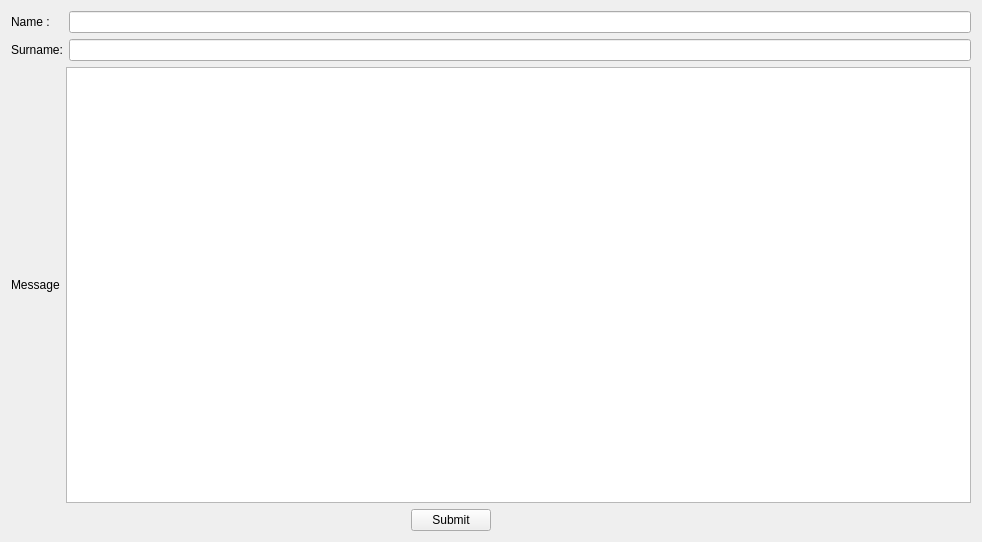
<?xml version="1.0" encoding="UTF-8"?>
<ui version="4.0">
 <class>Widget</class>
 <widget class="QWidget" name="Widget">
  <property name="geometry">
   <rect>
    <x>0</x>
    <y>0</y>
    <width>982</width>
    <height>542</height>
   </rect>
  </property>
  <property name="mouseTracking">
   <bool>false</bool>
  </property>
  <property name="windowTitle">
   <string>Widget</string>
  </property>
  <layout class="QVBoxLayout" name="verticalLayout_2">
   <item>
    <layout class="QVBoxLayout" name="verticalLayout">
     <item>
      <layout class="QHBoxLayout" name="horizontalLayout">
       <item>
        <widget class="QLabel" name="NameLabel">
         <property name="text">
          <string>Name :    </string>
         </property>
        </widget>
       </item>
       <item>
        <widget class="QLineEdit" name="nameEdit"/>
       </item>
      </layout>
     </item>
     <item>
      <layout class="QHBoxLayout" name="horizontalLayout_2">
       <item>
        <widget class="QLabel" name="SurnameLabel">
         <property name="text">
          <string>Surname:</string>
         </property>
        </widget>
       </item>
       <item>
        <widget class="QLineEdit" name="surnameEdit"/>
       </item>
      </layout>
     </item>
     <item>
      <layout class="QHBoxLayout" name="horizontalLayout_3">
       <item>
        <widget class="QLabel" name="messageLabel">
         <property name="text">
          <string>Message</string>
         </property>
        </widget>
       </item>
       <item>
        <widget class="QTextEdit" name="messageBox"/>
       </item>
      </layout>
     </item>
    </layout>
   </item>
   <item>
    <layout class="QHBoxLayout" name="horizontalLayout_5">
     <item>
      <layout class="QHBoxLayout" name="horizontalLayout_4">
       <item>
        <spacer name="horizontalSpacer">
         <property name="orientation">
          <enum>Qt::Horizontal</enum>
         </property>
         <property name="sizeHint" stdset="0">
          <size>
           <width>40</width>
           <height>20</height>
          </size>
         </property>
        </spacer>
       </item>
       <item>
        <widget class="QPushButton" name="pushButton">
         <property name="mouseTracking">
          <bool>true</bool>
         </property>
         <property name="text">
          <string>Submit</string>
         </property>
        </widget>
       </item>
      </layout>
     </item>
     <item>
      <spacer name="horizontalSpacer_2">
       <property name="orientation">
        <enum>Qt::Horizontal</enum>
       </property>
       <property name="sizeHint" stdset="0">
        <size>
         <width>40</width>
         <height>20</height>
        </size>
       </property>
      </spacer>
     </item>
    </layout>
   </item>
  </layout>
 </widget>
 <resources/>
 <connections/>
</ui>
